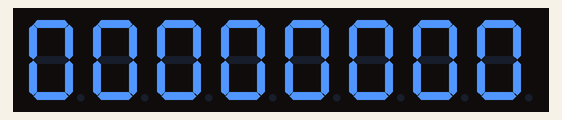
Bench run of a program on a simulated ESP32 board running MicroPython. Parts: 8-digit seven-segment display.

Above: at 0.1 s.
At 5.1 s:
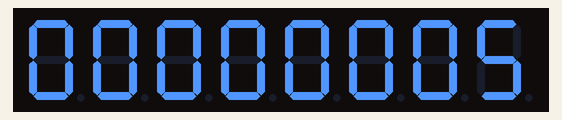
At 11.1 s:
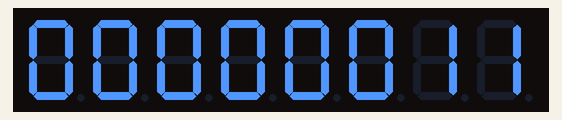
At 19.1 s:
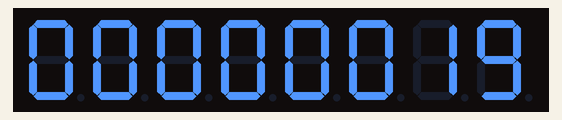
At 29.1 s:
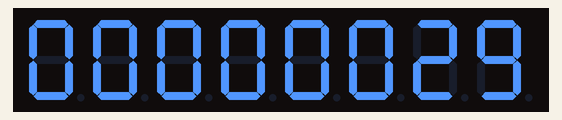
At 38.1 s:
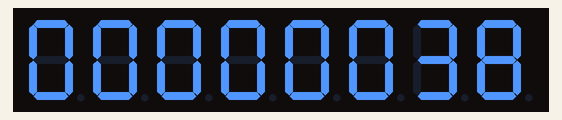

Measured:
- what the display in image 2 shows lasts 1.0 s, from 11.0 s to 12.0 s

The program:

max7219_inicial.py
```python
from machine import Pin, SPI
import time

hspi = SPI(1, 10000000, polarity=0, phase=0, sck=Pin(18), mosi=Pin(23))
cs = Pin(2, Pin.OUT)

def configurar_MAX7219():
    cs.off()
    hspi.write(b'\x09\xFF')  #DECODE MODE
    cs.on()

    cs.off()
    hspi.write(b'\x0A\x00')  #Intensity
    cs.on()

    cs.off()
    hspi.write(b'\x0B\x07')
    cs.on()

    cs.off()
    hspi.write(b'\x0C\x01')
    cs.on()

    cs.off()
    hspi.write(b'\x0F\x00')
    cs.on()


def mostrar_numero(numero):
    for i in range(1, 9):
        cs.off()
        hspi.write(bytes([i, numero % 10]))
        cs.on()
        numero //= 10

configurar_MAX7219()

contador = 0

while True:
    mostrar_numero(contador)
    contador += 1
    if contador > 99999999:
        contador = 0
    time.sleep(1)
```
